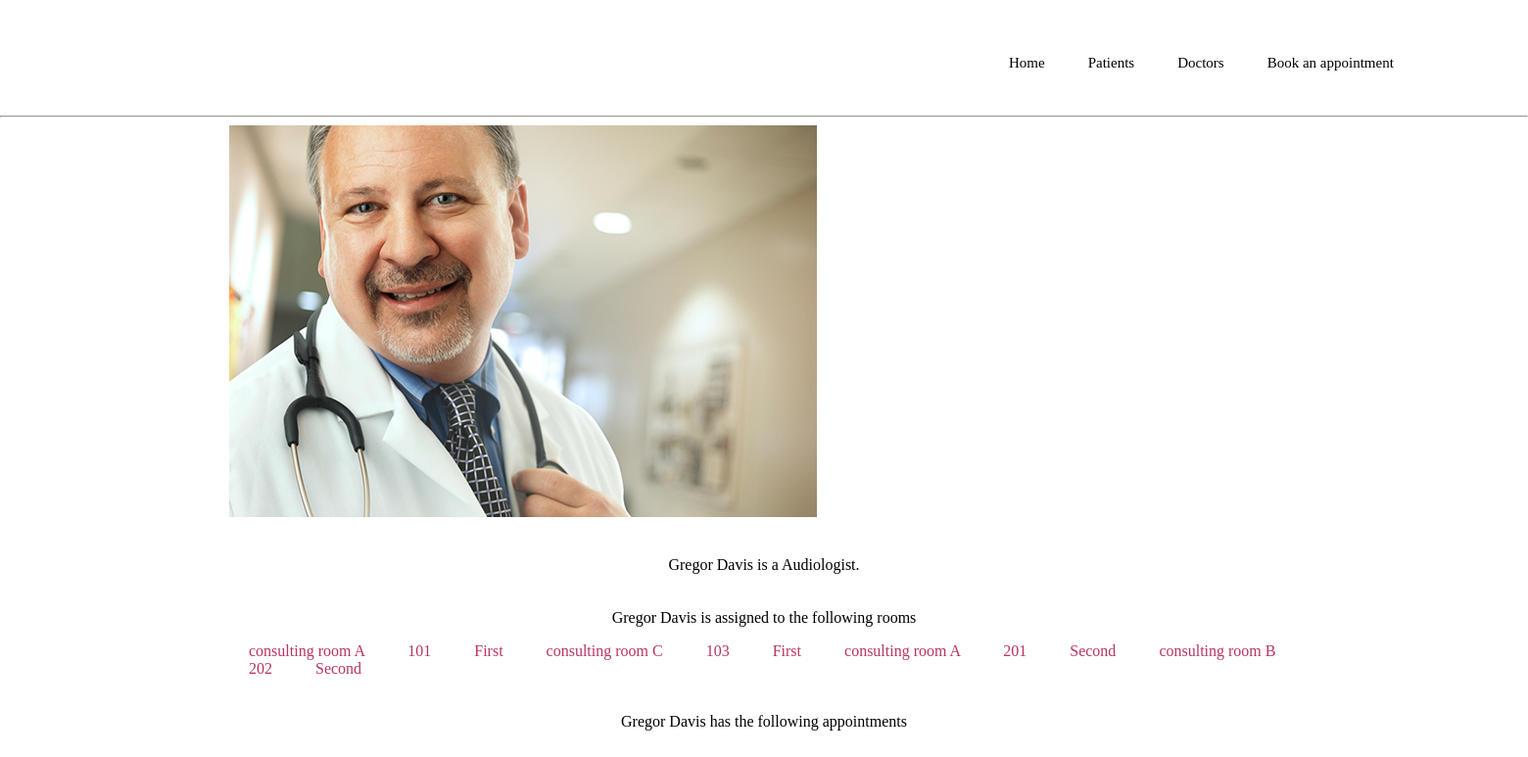
/doctor_detail.php?doctor_id=4, run on the app's committed database.
### tables this page shows
CREATE TABLE `rooms` (
  `id` int(11) NOT NULL,
  `floor` varchar(255) NOT NULL,
  `number` int(2) NOT NULL,
  `name` varchar(255) NOT NULL,
  `doctor_id` int(11) DEFAULT NULL
);

### doctor_detail.php (the view, shortened to what this page needs)
<?php
    require_once 'connect.php';
?>
<!DOCTYPE html>
<html>
    <head>
        <link rel="stylesheet" href="css/main.css">
    </head>
    <body>
        <?php
            include 'fragments/navigation.php';
?>
<main>
<?php
                $doctor_id = $_GET['doctor_id'];
                $doctor_sql = "SELECT doctors.name, doctors.specialisation, doctors.photograph,
                rooms.floor FROM doctors INNER JOIN rooms
                ON rooms.doctor_id = doctors.id
                WHERE doctors.id = :doctor_id;";
                $statement = $pdo->prepare($doctor_sql);
                $statement->bindParam(':doctor_id', $doctor_id, PDO::PARAM_INT);
                $statement->execute();
                $doctor_row = $statement->fetch();
                $rooms_sql = "SELECT doctors.name as doctor_name, rooms.floor, rooms.number, rooms.name as room_name FROM doctors INNER JOIN rooms ON rooms.doctor_id = doctors.id
                WHERE doctors.id = :doctor_id;";
                $statement = $pdo->prepare($rooms_sql);
                $statement->bindParam(':doctor_id', $doctor_id, PDO::PARAM_INT);
                $statement->execute();
                $rooms_results = $statement->fetchAll();
                $doctor_path = $doctor_row['photograph'];
                $specialisation = $doctor_row['specialisation'];
                $name = $doctor_row['name'];
                echo "<div class='detail'>";
                echo "<img class='flag' src='$doctor_path'>";
                echo "<p>$name is a $specialisation.</p>";
                echo "<p>$name is assigned to the following rooms</p>";
                foreach ($rooms_results as $room_row) {
                $room_name = $room_row['room_name'];
                $room_number = $room_row['number'];
                $room_floor = $room_row['floor'];
                echo "<li>$room_name </li>";
                echo "<li>$room_number</li>  ";
                echo "<li>$room_floor</li> ";
                }
                echo "  <p>$name has the following appointments </p>";
                echo "</div>";
?>
        </main>
    </body>
</html>

### css/main.css (style rules this page uses)
body { margin: 0; padding: 0; }
main { width: 70%; height: 1500px; margin: 0 auto 0 auto; background-color: white; }
p { color:black; text-align: center; padding: 20px 20px 0px 20px; }
li { font-family: fontOne; color: #b83363; display: inline; margin: 20px; }

### data on the page
rooms: name "consulting room A", number "101", floor "First"
rooms: name "consulting room C", number "103", floor "First"
rooms: name "consulting room A", number "201", floor "Second"
rooms: name "consulting room B", number "202", floor "Second"

### other printed values
$name "Gregor Davis"
$specialisation "Audiologist"
